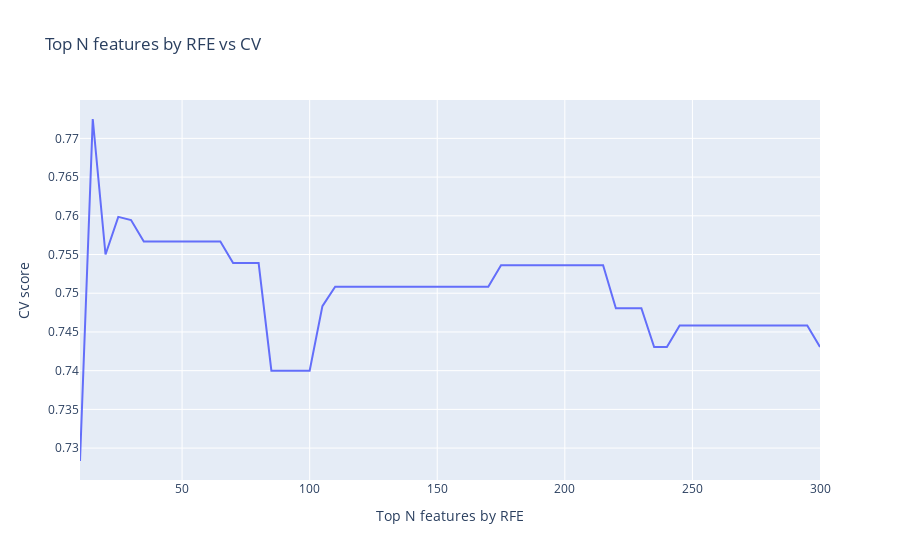

Source (notebook cell):
### Code cell
data = [go.Scatter(
        x = list(range(10, 301, 5)),
        y = scores_list,
        name = 'CV scores RFE'
    )]
layout = go.Layout(dict(title = "Top N features by RFE vs CV",
                  xaxis = dict(title = 'Top N features by RFE'),
                  yaxis = dict(title = 'CV score'),
                  ))
py.iplot(dict(data=data, layout=layout), filename='basic-line')

### Figure 1 — Plotly figure (JSON) as saved in the notebook; plotly's stock layout.template omitted (floating-point values rounded to 4 significant figures)
{"data": [{"name": "CV scores RFE", "type": "scatter", "x": [10, 15, 20, 25, 30, 35, 40, 45, 50, 55, 60, 65, 70, 75, 80, 85, 90, 95, 100, 105, 110, 115, 120, 125, 130, 135, 140, 145, 150, 155, 160, 165, 170, 175, 180, 185, 190, 195, 200, 205, 210, 215, 220, 225, 230, 235, 240, 245, 250, 255, 260, 265, 270, 275, 280, 285, 290, 295, 300], "y": [0.7283, 0.7725, 0.755, 0.7599, 0.7594, 0.7567, 0.7567, 0.7567, 0.7567, 0.7567, 0.7567, 0.7567, 0.7539, 0.7539, 0.7539, 0.74, 0.74, 0.74, 0.74, 0.7483, 0.7508, 0.7508, 0.7508, 0.7508, 0.7508, 0.7508, 0.7508, 0.7508, 0.7508, 0.7508, 0.7508, 0.7508, 0.7508, 0.7536, 0.7536, 0.7536, 0.7536, 0.7536, 0.7536, 0.7536, 0.7536, 0.7536, 0.7481, 0.7481, 0.7481, 0.7431, 0.7431, 0.7458, 0.7458, 0.7458, 0.7458, 0.7458, 0.7458, 0.7458, 0.7458, 0.7458, 0.7458, 0.7458, 0.7431]}], "layout": {"title": {"text": "Top N features by RFE vs CV"}, "xaxis": {"title": {"text": "Top N features by RFE"}}, "yaxis": {"title": {"text": "CV score"}}}}
